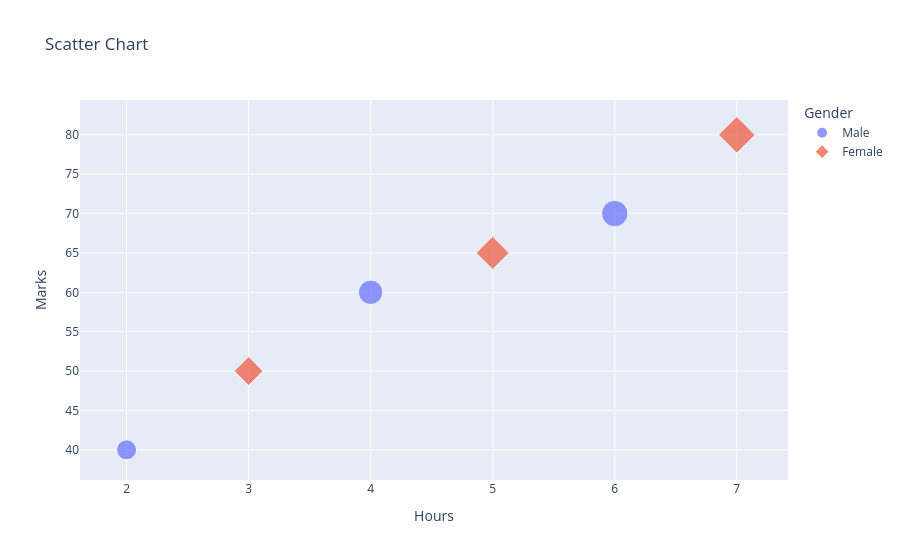

The cell this chart's notebook holds for it:
### Markdown cell above
### sactter plot

### Code cell
data = {
"Hours": [2,3,4,5,6,7],
"Marks": [40,50,60,65,70,80],
"Gender": ["Male","Female","Male","Female","Male","Female"]
}
df = pd.DataFrame(data)
fig = px.scatter(data,x = "Hours",y = "Marks",color = "Gender",title = "Scatter Chart",size="Marks",symbol="Gender")
fig.show()
# size for incress bubble size

### Figure 1 — Plotly figure (JSON) as saved in the notebook; plotly's stock layout.template omitted (floating-point values rounded to 4 significant figures)
{"data": [{"hovertemplate": "Gender=Male<br>Hours=%{x}<br>Marks=%{marker.size}<extra></extra>", "legendgroup": "Male", "marker": {"color": "#636efa", "size": [40, 60, 70], "sizemode": "area", "sizeref": 0.2, "symbol": "circle"}, "mode": "markers", "name": "Male", "orientation": "v", "showlegend": true, "type": "scatter", "x": [2, 4, 6], "xaxis": "x", "y": [40, 60, 70], "yaxis": "y"}, {"hovertemplate": "Gender=Female<br>Hours=%{x}<br>Marks=%{marker.size}<extra></extra>", "legendgroup": "Female", "marker": {"color": "#EF553B", "size": [50, 65, 80], "sizemode": "area", "sizeref": 0.2, "symbol": "diamond"}, "mode": "markers", "name": "Female", "orientation": "v", "showlegend": true, "type": "scatter", "x": [3, 5, 7], "xaxis": "x", "y": [50, 65, 80], "yaxis": "y"}], "layout": {"legend": {"itemsizing": "constant", "title": {"text": "Gender"}, "tracegroupgap": 0}, "title": {"text": "Scatter Chart"}, "xaxis": {"anchor": "y", "domain": [0, 1], "title": {"text": "Hours"}}, "yaxis": {"anchor": "x", "domain": [0, 1], "title": {"text": "Marks"}}}}
